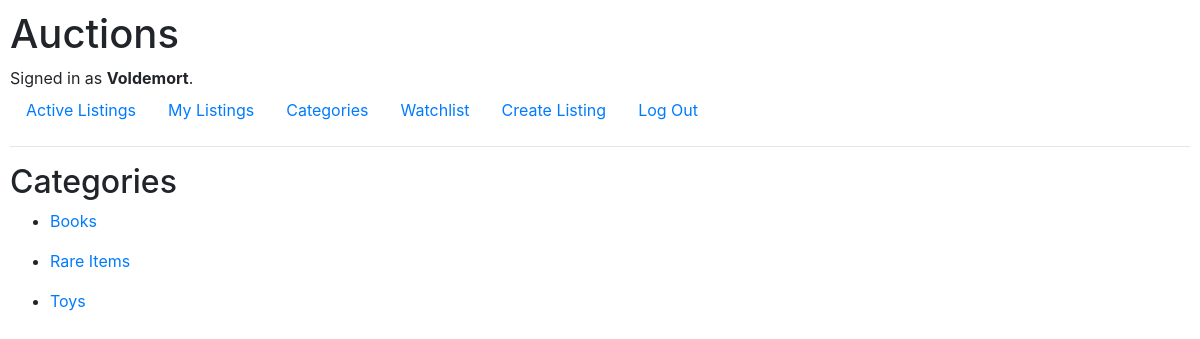
/categories/ (signed in), run on the app's committed database.
### auctions/models.py (models this page shows)
class User(AbstractUser):
    pass

class Category(models.Model):
    name = models.CharField(max_length=20, unique=True)
    def __str__(self):
        return self.name

### auctions/views.py (the view)
# urls.py: path("categories/", views.categories, name="categories"),
@login_required
def categories(request):
    category = Category.objects.all()
    context = {
        "categories":category
    }
    return render(request, "auctions/categories.html", context)

### auctions/templates/auctions/categories.html
{% extends "auctions/layout.html" %} {% block title %} Categories {% endblock %}
{% block body %}
<h2>Categories</h2>
{% for category in categories %}
<ul>
  <li>
    <a href="{% url 'category_listing' category=category %}">{{category}}</a>
  </li>
</ul>
{% endfor %} {%endblock%}

### auctions/templates/auctions/layout.html (shortened to what this page needs)
{% load static %}
<!DOCTYPE html>
<html lang="en">
  <head>
    <link
      rel="stylesheet"
      href="https://stackpath.bootstrapcdn.com/bootstrap/4.4.1/css/bootstrap.min.css"
    />
    <link href="{% static 'auctions/styles.css' %}" rel="stylesheet" />
  </head>
  <body>
    <h1>Auctions</h1>
    <div>
      {% if user.is_authenticated %} Signed in as
      <strong>{{ user.username }}</strong>. {% else %} Not signed in. {% endif%}
    </div>
    <ul class="nav">
      <li class="nav-item">
        <a class="nav-link" href="{% url 'index' %}">Active Listings</a>
      </li>
      {% if user.is_authenticated %}
      <li class="nav-item">
        <a class="nav-link" href="{% url 'my_listings' %}">My Listings</a>
      </li>
      <li class="nav-item">
        <a class="nav-link" href="{% url 'categories' %}">Categories</a>
      </li>
      <li class="nav-item">
        <a class="nav-link" href="{% url 'watchlist' %}">Watchlist</a>
      </li>
      <li class="nav-item">
        <a class="nav-link" href="{% url 'create_listing' %}">Create Listing</a>
      </li>
      <li class="nav-item">
        <a class="nav-link" href="{% url 'logout' %}">Log Out</a>
      </li>
      {% endif %}
    </ul>
    <hr />
    {% block body %} {% endblock %}
  </body>
</html>

### auctions/static/auctions/styles.css (style rules this page uses)
body { padding: 10px; }

### data on the page
User: username "Voldemort"
Category: name "Books"
Category: name "Rare Items"
Category: name "Toys"
